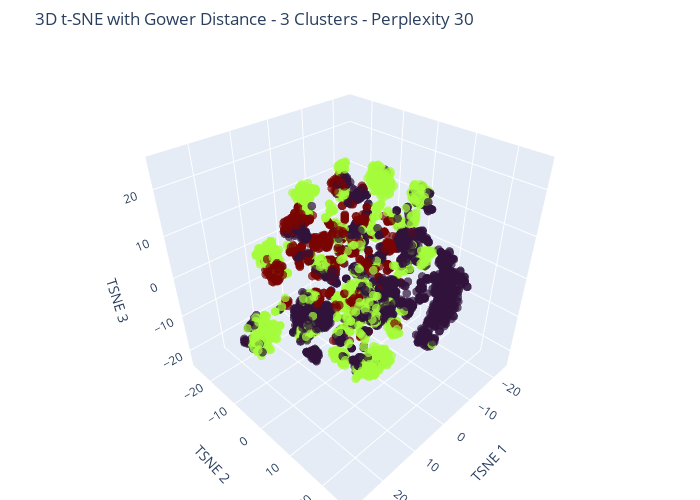
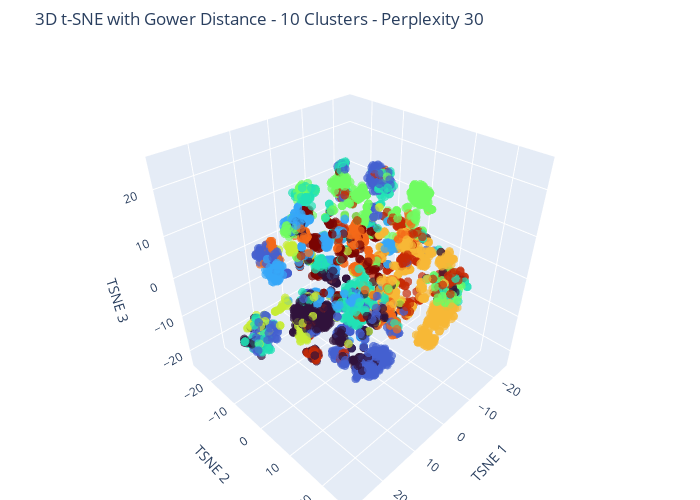

Notebook source saved alongside these figures, in order:
### Code cell
import plotly.express as px
import plotly.graph_objects as go
import numpy as np
import pandas as pd
import gower
from scipy.spatial.distance import pdist, squareform
from sklearn.manifold import TSNE
from sklearn_extra.cluster import KMedoids
from sklearn.utils import check_random_state
import ipywidgets as widgets
from IPython.display import display

# Define parameters
distance_metrics = ['gower', 'cityblock', 'cosine', 'euclidean', 'minkowski', 'correlation', 'canberra', 'braycurtis', 'chebyshev']
num_clusters = [3, 4, 5, 6, 7, 8, 9, 10]
perplexities = [5, 10, 30, 50, 100]  # Added perplexity options

# For reproducibility
random_state = check_random_state(42)

# Dropdown widgets for selecting metric, number of clusters, and perplexity
metric_dropdown = widgets.Dropdown(
    options=distance_metrics,
    value='gower',
    description='Distance Metric:',
    style={'description_width': 'initial'}
)

cluster_dropdown = widgets.Dropdown(
    options=num_clusters,
    value=3,
    description='Clusters:',
    style={'description_width': 'initial'}
)

perplexity_dropdown = widgets.Dropdown(
    options=perplexities,
    value=30,
    description='Perplexity:',
    style={'description_width': 'initial'}
)

# Compute distance matrix dynamically
def compute_distance_matrix(X, metric):
    if metric == 'gower':
        return gower.gower_matrix(X)
    else:
        return squareform(pdist(X, metric=metric))

# Function to perform k-medoids clustering
def perform_kmedoids_clustering(Y_3d, k, distance_matrix):
    kmedoids = KMedoids(n_clusters=k, metric='precomputed', random_state=42, init='k-medoids++', max_iter=300)
    labels = kmedoids.fit_predict(distance_matrix)
    return labels

# Function to compute t-SNE and generate interactive 3D plot
def update_plot(metric, num_clusters, perplexity):
    # Compute selected distance matrix
    distance_matrix = compute_distance_matrix(X, metric)
    
    # Apply t-SNE with chosen perplexity
    tsne = TSNE(n_components=3, metric='precomputed', perplexity=perplexity, random_state=42, init='random')
    Y_tsne_3d = tsne.fit_transform(distance_matrix)
    
    # Perform clustering
    labels = perform_kmedoids_clustering(Y_tsne_3d, num_clusters, distance_matrix)
    
    # Create interactive 3D scatter plot with improved visuals
    fig = go.Figure()
    fig.add_trace(go.Scatter3d(
        x=Y_tsne_3d[:, 0],
        y=Y_tsne_3d[:, 1],
        z=Y_tsne_3d[:, 2],
        mode='markers',
        marker=dict(size=3, color=labels, colorscale='Turbo', opacity=0.7)
    ))
    
    fig.update_layout(
        title=f'3D t-SNE with {metric.capitalize()} Distance - {num_clusters} Clusters - Perplexity {perplexity}',
        scene=dict(
            xaxis_title='TSNE 1',
            yaxis_title='TSNE 2',
            zaxis_title='TSNE 3',
            aspectmode='cube'  # Keeps the 3D aspect ratio balanced
        ),
        margin=dict(l=0, r=0, b=0, t=50),
        width=700,  # Adjusted figure width for better visualization
        height=500   # Adjusted figure height for better visualization
    )
    
    fig.show()

# Function to handle widget updates
def on_change(change):
    update_plot(metric_dropdown.value, cluster_dropdown.value, perplexity_dropdown.value)

metric_dropdown.observe(on_change, names='value')
cluster_dropdown.observe(on_change, names='value')
perplexity_dropdown.observe(on_change, names='value')

display(metric_dropdown, cluster_dropdown, perplexity_dropdown)
update_plot(metric_dropdown.value, cluster_dropdown.value, perplexity_dropdown.value)

### Figure 1 — Plotly figure (JSON) as saved in the notebook; plotly's stock layout.template omitted (floating-point values rounded to 4 significant figures; data arrays with more than 128 entries replaced by an {"elided": "..."} marker saying what was removed)
{"data": [{"marker": {"color": {"elided": "5000 int values"}, "colorscale": [[0, "#30123b"], [0.07143, "#4145ab"], [0.1429, "#4675ed"], [0.2143, "#39a2fc"], [0.2857, "#1bcfd4"], [0.3571, "#24eca6"], [0.4286, "#61fc6c"], [0.5, "#a4fc3b"], [0.5714, "#d1e834"], [0.6429, "#f3c63a"], [0.7143, "#fe9b2d"], [0.7857, "#f36315"], [0.8571, "#d93806"], [0.9286, "#b11901"], [1, "#7a0402"]], "opacity": 0.7, "size": 3}, "mode": "markers", "type": "scatter3d", "x": {"elided": "5000 float values"}, "y": {"elided": "5000 float values"}, "z": {"elided": "5000 float values"}}], "layout": {"height": 500, "margin": {"b": 0, "l": 0, "r": 0, "t": 50}, "scene": {"aspectmode": "cube", "xaxis": {"title": {"text": "TSNE 1"}}, "yaxis": {"title": {"text": "TSNE 2"}}, "zaxis": {"title": {"text": "TSNE 3"}}}, "title": {"text": "3D t-SNE with Gower Distance - 3 Clusters - Perplexity 30"}, "width": 700}}

### Figure 2 — Plotly figure (JSON) as saved in the notebook; plotly's stock layout.template omitted (floating-point values rounded to 4 significant figures; data arrays with more than 128 entries replaced by an {"elided": "..."} marker saying what was removed)
{"data": [{"marker": {"color": {"elided": "5000 int values"}, "colorscale": [[0, "#30123b"], [0.07143, "#4145ab"], [0.1429, "#4675ed"], [0.2143, "#39a2fc"], [0.2857, "#1bcfd4"], [0.3571, "#24eca6"], [0.4286, "#61fc6c"], [0.5, "#a4fc3b"], [0.5714, "#d1e834"], [0.6429, "#f3c63a"], [0.7143, "#fe9b2d"], [0.7857, "#f36315"], [0.8571, "#d93806"], [0.9286, "#b11901"], [1, "#7a0402"]], "opacity": 0.7, "size": 3}, "mode": "markers", "type": "scatter3d", "x": {"elided": "5000 float values"}, "y": {"elided": "5000 float values"}, "z": {"elided": "5000 float values"}}], "layout": {"height": 500, "margin": {"b": 0, "l": 0, "r": 0, "t": 50}, "scene": {"aspectmode": "cube", "xaxis": {"title": {"text": "TSNE 1"}}, "yaxis": {"title": {"text": "TSNE 2"}}, "zaxis": {"title": {"text": "TSNE 3"}}}, "title": {"text": "3D t-SNE with Gower Distance - 10 Clusters - Perplexity 30"}, "width": 700}}
